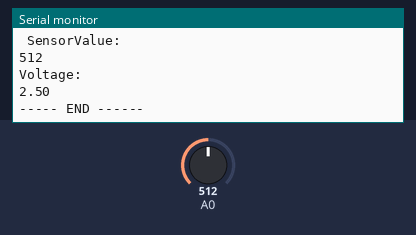
The sketch below on a simulated Arduino Uno, built with avr-gcc and run on an emulated ATmega328P. On the bench: the last lines printed to the serial monitor. The test bench sets the inputs (shaded band); at power-on: A0 = 512.

Above: at 1.8 s.
1.9 s: A0 set to 716
At 2.7 s:
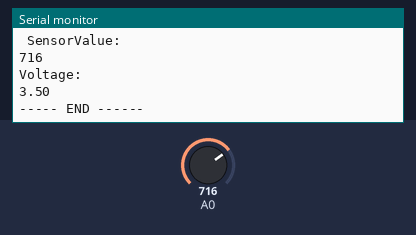
3.4 s: A0 set to 900
At 5.0 s:
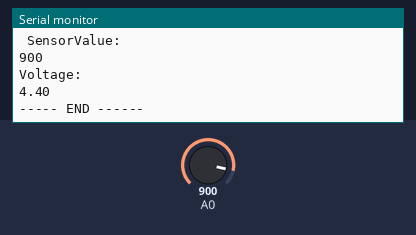
Timing chart, 0 to 6.5 s (numbered marks = the images above; inputs shaded):
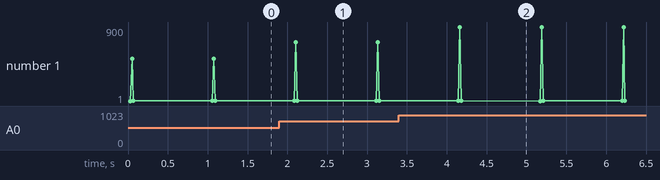

The sketch:

ph_calibration.ino
```cpp
void setup() {
  Serial.begin(9600);
}

void loop() {
  for (int i = 0; i < 5; i++) {
    // read the input on analog pin 0:
    int sensorValue = analogRead(A0);

    // Convert the analog reading (which goes from 0 - 1023) to a voltage (0 - 5V):
    float voltage = sensorValue * (5.0 / 1023.0);

    // print out the value you read:

    Serial.println("----- BEGIN ------");
    Serial.println("Trial: ");
    Serial.println(i+1);
    Serial.println(" SensorValue: ");
    Serial.println(sensorValue);

    Serial.println("Voltage: ");
    Serial.println(voltage);

    Serial.println("----- END ------");
    Serial.println("");
    Serial.println("");
    delay(1000);
  }
}
```

Measured:
- after the input at 1.9 s, the serial monitor: prints a new line after 0.21 s (image 1)
- after the input at 3.4 s, the serial monitor: prints a new line after 0.76 s (image 2)
- plotted number 1: 2.5 → 3.5 after the input at 1.9 s, 3.5 → 4.4 after the input at 3.4 s
